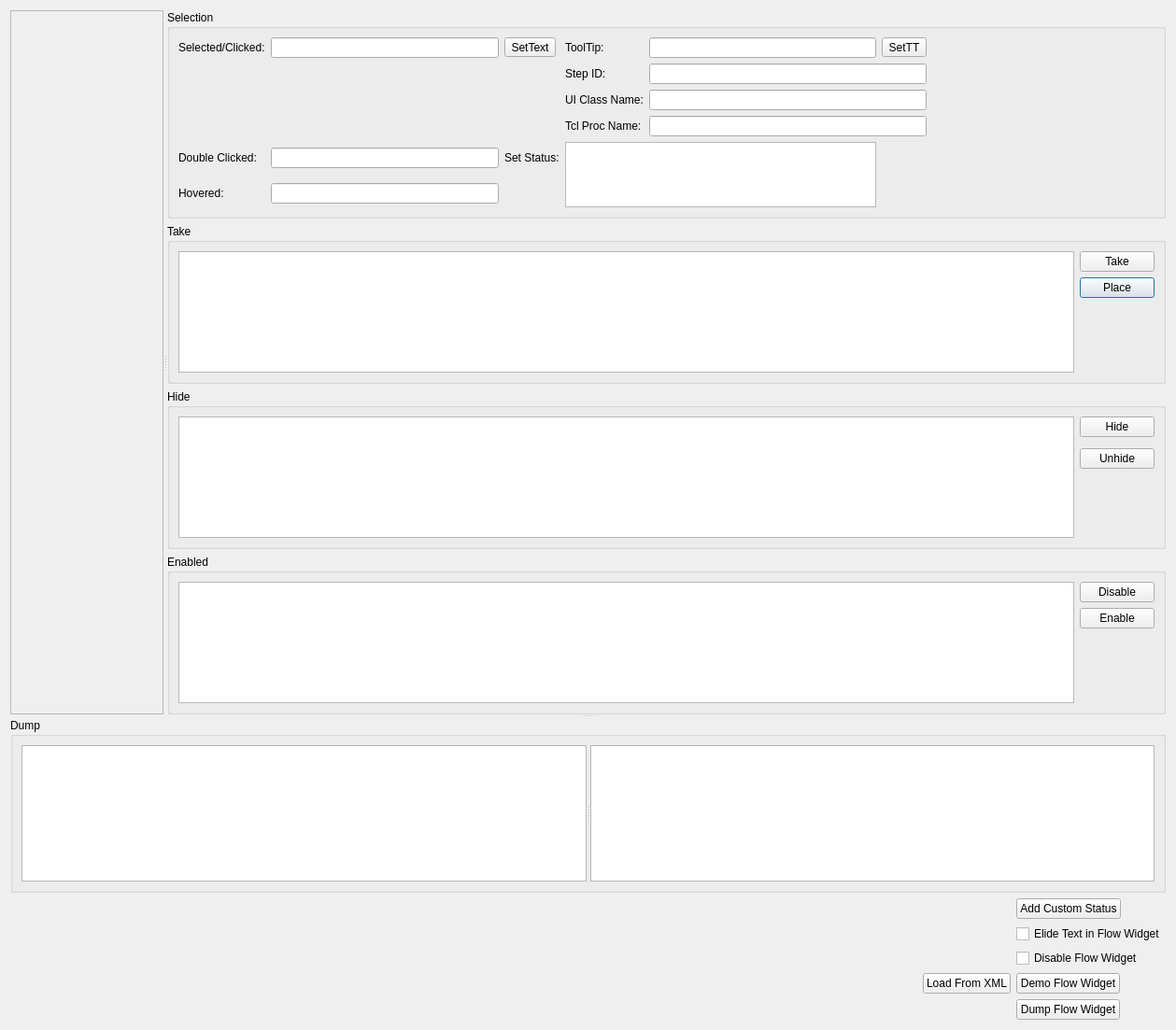
<?xml version="1.0" encoding="UTF-8"?>
<ui version="4.0">
 <class>CMainWindow</class>
 <widget class="QDialog" name="CMainWindow">
  <property name="geometry">
   <rect>
    <x>0</x>
    <y>0</y>
    <width>1259</width>
    <height>1103</height>
   </rect>
  </property>
  <property name="windowTitle">
   <string>Main Window</string>
  </property>
  <layout class="QGridLayout" name="gridLayout_6">
   <item row="1" column="0" colspan="6">
    <spacer name="horizontalSpacer_2">
     <property name="orientation">
      <enum>Qt::Horizontal</enum>
     </property>
     <property name="sizeHint" stdset="0">
      <size>
       <width>1111</width>
       <height>20</height>
      </size>
     </property>
    </spacer>
   </item>
   <item row="0" column="0" colspan="7">
    <widget class="QSplitter" name="splitter_3">
     <property name="orientation">
      <enum>Qt::Vertical</enum>
     </property>
     <widget class="QSplitter" name="splitter_2">
      <property name="orientation">
       <enum>Qt::Horizontal</enum>
      </property>
      <widget class="CFlowWidget" name="flowWidget">
       <property name="frameShape">
        <enum>QFrame::StyledPanel</enum>
       </property>
       <property name="frameShadow">
        <enum>QFrame::Raised</enum>
       </property>
      </widget>
      <widget class="QWidget" name="layoutWidget">
       <layout class="QVBoxLayout" name="verticalLayout">
        <item>
         <widget class="QGroupBox" name="groupBox_3">
          <property name="title">
           <string>Selection</string>
          </property>
          <layout class="QGridLayout" name="gridLayout_4">
           <item row="4" column="2">
            <widget class="QLabel" name="label_5">
             <property name="text">
              <string>Set Status:</string>
             </property>
            </widget>
           </item>
           <item row="0" column="4">
            <widget class="QLineEdit" name="toolTip"/>
           </item>
           <item row="0" column="0">
            <widget class="QLabel" name="label">
             <property name="text">
              <string>Selected/Clicked:</string>
             </property>
            </widget>
           </item>
           <item row="0" column="5">
            <widget class="QToolButton" name="setToolTip">
             <property name="text">
              <string>SetTT</string>
             </property>
            </widget>
           </item>
           <item row="4" column="3" rowspan="2" colspan="2">
            <widget class="QListWidget" name="statusList"/>
           </item>
           <item row="0" column="2">
            <widget class="QToolButton" name="setText">
             <property name="text">
              <string>SetText</string>
             </property>
            </widget>
           </item>
           <item row="1" column="3">
            <widget class="QLabel" name="label_6">
             <property name="text">
              <string>Step ID:</string>
             </property>
            </widget>
           </item>
           <item row="4" column="0">
            <widget class="QLabel" name="label_2">
             <property name="text">
              <string>Double Clicked:</string>
             </property>
            </widget>
           </item>
           <item row="2" column="3">
            <widget class="QLabel" name="label_7">
             <property name="text">
              <string>UI Class Name:</string>
             </property>
            </widget>
           </item>
           <item row="0" column="1">
            <widget class="QLineEdit" name="selected">
             <property name="readOnly">
              <bool>true</bool>
             </property>
            </widget>
           </item>
           <item row="0" column="6">
            <spacer name="horizontalSpacer">
             <property name="orientation">
              <enum>Qt::Horizontal</enum>
             </property>
             <property name="sizeHint" stdset="0">
              <size>
               <width>40</width>
               <height>20</height>
              </size>
             </property>
            </spacer>
           </item>
           <item row="0" column="3">
            <widget class="QLabel" name="label_4">
             <property name="text">
              <string>ToolTip:</string>
             </property>
            </widget>
           </item>
           <item row="5" column="0">
            <widget class="QLabel" name="label_3">
             <property name="text">
              <string>Hovered:</string>
             </property>
            </widget>
           </item>
           <item row="5" column="1">
            <widget class="QLineEdit" name="hovered">
             <property name="readOnly">
              <bool>true</bool>
             </property>
            </widget>
           </item>
           <item row="4" column="1">
            <widget class="QLineEdit" name="doubleClicked">
             <property name="readOnly">
              <bool>true</bool>
             </property>
            </widget>
           </item>
           <item row="3" column="3">
            <widget class="QLabel" name="label_8">
             <property name="text">
              <string>Tcl Proc Name:</string>
             </property>
            </widget>
           </item>
           <item row="1" column="4" colspan="2">
            <widget class="QLineEdit" name="stepID">
             <property name="readOnly">
              <bool>true</bool>
             </property>
            </widget>
           </item>
           <item row="2" column="4" colspan="2">
            <widget class="QLineEdit" name="uiClassName">
             <property name="readOnly">
              <bool>true</bool>
             </property>
            </widget>
           </item>
           <item row="3" column="4" colspan="2">
            <widget class="QLineEdit" name="tclProcName">
             <property name="readOnly">
              <bool>true</bool>
             </property>
            </widget>
           </item>
          </layout>
         </widget>
        </item>
        <item>
         <widget class="QGroupBox" name="groupBox_2">
          <property name="title">
           <string>Take</string>
          </property>
          <layout class="QGridLayout" name="gridLayout_3">
           <item row="2" column="1">
            <spacer name="verticalSpacer_3">
             <property name="orientation">
              <enum>Qt::Vertical</enum>
             </property>
             <property name="sizeHint" stdset="0">
              <size>
               <width>20</width>
               <height>40</height>
              </size>
             </property>
            </spacer>
           </item>
           <item row="0" column="0" rowspan="3">
            <widget class="QListWidget" name="takenItems">
             <property name="alternatingRowColors">
              <bool>true</bool>
             </property>
            </widget>
           </item>
           <item row="1" column="1">
            <widget class="QPushButton" name="placeButton">
             <property name="text">
              <string>Place</string>
             </property>
            </widget>
           </item>
           <item row="0" column="1">
            <widget class="QPushButton" name="takeButton">
             <property name="text">
              <string>Take</string>
             </property>
            </widget>
           </item>
          </layout>
         </widget>
        </item>
        <item>
         <widget class="QGroupBox" name="groupBox">
          <property name="title">
           <string>Hide</string>
          </property>
          <layout class="QGridLayout" name="gridLayout_2">
           <item row="0" column="0" rowspan="4">
            <widget class="QListWidget" name="hiddenItems">
             <property name="alternatingRowColors">
              <bool>true</bool>
             </property>
            </widget>
           </item>
           <item row="3" column="2">
            <spacer name="verticalSpacer_2">
             <property name="orientation">
              <enum>Qt::Vertical</enum>
             </property>
             <property name="sizeHint" stdset="0">
              <size>
               <width>20</width>
               <height>66</height>
              </size>
             </property>
            </spacer>
           </item>
           <item row="0" column="2">
            <widget class="QPushButton" name="hideButton">
             <property name="text">
              <string>Hide</string>
             </property>
            </widget>
           </item>
           <item row="2" column="2">
            <widget class="QPushButton" name="unhideButton">
             <property name="text">
              <string>Unhide</string>
             </property>
            </widget>
           </item>
          </layout>
         </widget>
        </item>
        <item>
         <widget class="QGroupBox" name="groupBox_5">
          <property name="title">
           <string>Enabled</string>
          </property>
          <layout class="QGridLayout" name="gridLayout_5">
           <item row="0" column="0" rowspan="3">
            <widget class="QListWidget" name="disabledItems">
             <property name="alternatingRowColors">
              <bool>true</bool>
             </property>
            </widget>
           </item>
           <item row="0" column="1">
            <widget class="QPushButton" name="disableButton">
             <property name="text">
              <string>Disable</string>
             </property>
            </widget>
           </item>
           <item row="1" column="1">
            <widget class="QPushButton" name="enableButton">
             <property name="text">
              <string>Enable</string>
             </property>
            </widget>
           </item>
           <item row="2" column="1">
            <spacer name="verticalSpacer_4">
             <property name="orientation">
              <enum>Qt::Vertical</enum>
             </property>
             <property name="sizeHint" stdset="0">
              <size>
               <width>20</width>
               <height>70</height>
              </size>
             </property>
            </spacer>
           </item>
          </layout>
         </widget>
        </item>
       </layout>
      </widget>
     </widget>
     <widget class="QGroupBox" name="groupBox_4">
      <property name="title">
       <string>Dump</string>
      </property>
      <layout class="QGridLayout" name="gridLayout">
       <item row="0" column="0" colspan="3">
        <widget class="QSplitter" name="splitter">
         <property name="orientation">
          <enum>Qt::Horizontal</enum>
         </property>
         <widget class="QPlainTextEdit" name="jsonDump"/>
         <widget class="QTreeView" name="widgetDump"/>
        </widget>
       </item>
      </layout>
     </widget>
    </widget>
   </item>
   <item row="2" column="6">
    <widget class="QCheckBox" name="elideTextInFlowWidget">
     <property name="text">
      <string>Elide Text in Flow Widget</string>
     </property>
    </widget>
   </item>
   <item row="3" column="0" colspan="6">
    <spacer name="horizontalSpacer_4">
     <property name="orientation">
      <enum>Qt::Horizontal</enum>
     </property>
     <property name="sizeHint" stdset="0">
      <size>
       <width>40</width>
       <height>20</height>
      </size>
     </property>
    </spacer>
   </item>
   <item row="1" column="6">
    <widget class="QPushButton" name="addCustomStatus">
     <property name="sizePolicy">
      <sizepolicy hsizetype="Maximum" vsizetype="Fixed">
       <horstretch>0</horstretch>
       <verstretch>0</verstretch>
      </sizepolicy>
     </property>
     <property name="text">
      <string>Add Custom Status</string>
     </property>
    </widget>
   </item>
   <item row="3" column="6">
    <widget class="QCheckBox" name="disableFlowWidget">
     <property name="text">
      <string>Disable Flow Widget</string>
     </property>
    </widget>
   </item>
   <item row="6" column="6">
    <widget class="QPushButton" name="dumpFlowWidgetBtn">
     <property name="sizePolicy">
      <sizepolicy hsizetype="Maximum" vsizetype="Fixed">
       <horstretch>0</horstretch>
       <verstretch>0</verstretch>
      </sizepolicy>
     </property>
     <property name="text">
      <string>Dump Flow Widget</string>
     </property>
    </widget>
   </item>
   <item row="4" column="6">
    <widget class="QPushButton" name="demoFlowWidget">
     <property name="sizePolicy">
      <sizepolicy hsizetype="Maximum" vsizetype="Fixed">
       <horstretch>0</horstretch>
       <verstretch>0</verstretch>
      </sizepolicy>
     </property>
     <property name="text">
      <string>Demo Flow Widget</string>
     </property>
    </widget>
   </item>
   <item row="4" column="5">
    <widget class="QPushButton" name="loadFromXML">
     <property name="sizePolicy">
      <sizepolicy hsizetype="Maximum" vsizetype="Fixed">
       <horstretch>0</horstretch>
       <verstretch>0</verstretch>
      </sizepolicy>
     </property>
     <property name="text">
      <string>Load From XML</string>
     </property>
    </widget>
   </item>
   <item row="6" column="0" colspan="5">
    <spacer name="horizontalSpacer_3">
     <property name="orientation">
      <enum>Qt::Horizontal</enum>
     </property>
     <property name="sizeHint" stdset="0">
      <size>
       <width>40</width>
       <height>20</height>
      </size>
     </property>
    </spacer>
   </item>
  </layout>
 </widget>
 <customwidgets>
  <customwidget>
   <class>CFlowWidget</class>
   <extends>QFrame</extends>
   <header>../SABUtils/FlowWidget.h</header>
   <container>1</container>
  </customwidget>
 </customwidgets>
 <tabstops>
  <tabstop>selected</tabstop>
  <tabstop>setText</tabstop>
  <tabstop>toolTip</tabstop>
  <tabstop>setToolTip</tabstop>
  <tabstop>stepID</tabstop>
  <tabstop>uiClassName</tabstop>
  <tabstop>tclProcName</tabstop>
  <tabstop>doubleClicked</tabstop>
  <tabstop>hovered</tabstop>
  <tabstop>statusList</tabstop>
  <tabstop>takenItems</tabstop>
  <tabstop>takeButton</tabstop>
  <tabstop>placeButton</tabstop>
  <tabstop>hiddenItems</tabstop>
  <tabstop>hideButton</tabstop>
  <tabstop>unhideButton</tabstop>
  <tabstop>disabledItems</tabstop>
  <tabstop>disableButton</tabstop>
  <tabstop>enableButton</tabstop>
  <tabstop>jsonDump</tabstop>
  <tabstop>widgetDump</tabstop>
  <tabstop>addCustomStatus</tabstop>
  <tabstop>elideTextInFlowWidget</tabstop>
  <tabstop>disableFlowWidget</tabstop>
  <tabstop>loadFromXML</tabstop>
  <tabstop>demoFlowWidget</tabstop>
  <tabstop>dumpFlowWidgetBtn</tabstop>
 </tabstops>
 <resources/>
 <connections/>
</ui>
